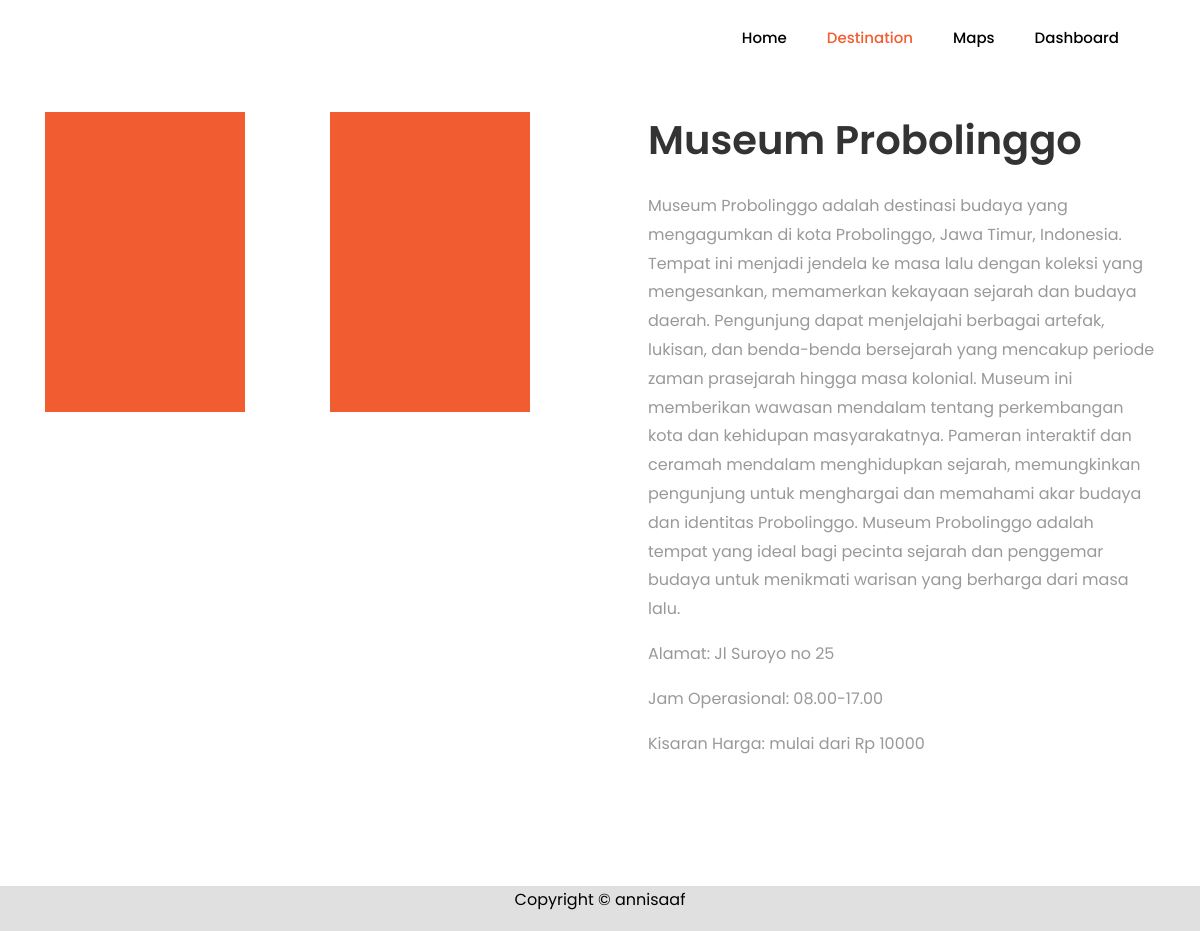
The app's page /tugas_akhir/konten/LK00006.php with its own data.
### tables this page shows
CREATE TABLE `tb_konten` (
  `id_konten` varchar(255) NOT NULL,
  `id` varchar(255) NOT NULL,
  `deskripsi` longtext NOT NULL,
  `gambar_1` varchar(255) NOT NULL,
  `gambar_2` varchar(255) NOT NULL,
  `gambar_3` varchar(255) NOT NULL,
  `gambar_4` varchar(255) NOT NULL
);

CREATE TABLE `tb_lokasi` (
  `id` varchar(11) NOT NULL,
  `nama` varchar(255) NOT NULL,
  `gambar` varchar(255) NOT NULL,
  `kategori` varchar(255) NOT NULL,
  `lokasi` varchar(999) NOT NULL,
  `rate` varchar(100) NOT NULL,
  `kisaran_harga` varchar(100) NOT NULL,
  `jam_buka` varchar(255) NOT NULL,
  `latitude` varchar(255) NOT NULL,
  `longitude` varchar(255) NOT NULL,
  `redirect_link` varchar(255) NOT NULL
);

### tugas_akhir/konten/LK00006.php (the view, shortened to what this page needs)
<!DOCTYPE html>
<html lang="en">
<head>
	<link rel="stylesheet" href="https://stackpath.bootstrapcdn.com/font-awesome/4.7.0/css/font-awesome.min.css">
	<link rel="stylesheet" href="../css/animate.css">
	<link rel="stylesheet" href="../css/owl.carousel.min.css">
	<link rel="stylesheet" href="../css/owl.theme.default.min.css">
	<link rel="stylesheet" href="../css/magnific-popup.css">
	<link rel="stylesheet" href="../css/bootstrap-datepicker.css">
	<link rel="stylesheet" href="../css/jquery.timepicker.css">
	<link rel="stylesheet" href="../css/flaticon.css">
	<link rel="stylesheet" href="../css/style.css">
</head>
<body>
	<nav class="navbar navbar-expand-lg navbar-dark ftco_navbar bg-dark ftco-navbar-light" id="ftco-navbar">
		<div class="container">
			<div class="collapse navbar-collapse" id="ftco-nav">
				<ul class="navbar-nav ml-auto">
					<li class="nav-item"><a href="/tugas_akhir/index.php" class="nav-link" style="color:black;">Home</a></li>
					<li class="nav-item active"><a href="/tugas_akhir/destination.php" class="nav-link">Destination</a></li>
					<li class="nav-item"><a href="/tugas_akhir/mappings.php" class="nav-link" style="color:black;">Maps</a></li>
					<li class="nav-item"><a href="/tugas_akhir/dashboard-t/aplikasi/admin/dashboard.php" class="nav-link" style="color:black;">Dashboard</a></li>
				</ul>
			</div>
		</div>
	</nav>
    <?php
	include "../koneksi.php";
		$query =  mysqli_query($koneksi, 'SELECT * FROM tb_konten b INNER JOIN tb_lokasi j ON b.id = j.id WHERE b.id = "LK00006"');
		while ($d = mysqli_fetch_assoc($query)) {
	?>
		<section class="ftco-section services-section">
			<div class="container">
				<div class="row d-flex">
					<div class="col-md-6 order-md-last heading-section pl-md-5 ftco-animate d-flex align-items-center">
						<div class="w-100">
							<h2 class="mb-4"><?php echo $d['nama']?></h2>
							<p><?php echo $d['deskripsi']?></p>
							<p>Alamat: <?php echo $d['lokasi']?></p2>
                            <p>Jam Operasional: <?php echo $d['jam_buka']?></p2>
                            <p>Kisaran Harga: mulai dari Rp <?php echo $d['kisaran_harga']?></p2>
						</div>
					</div>
					<div class="col-md-6">
						<div class="row">
							<div class="col-md-12 col-lg-6">
								<div class="services services-1" style="background-image: url(../konten/images/<?php echo $d['gambar_1']; ?>); width:200px;height:300px;"></div>
							</div>
							<div class="col-md-12 col-lg-6">
								<div class="services services-1" style="background-image: url(../konten/images/<?php echo $d['gambar_2']; ?>); width:200px;height:300px;"></div>
							</div>
							<?php } ?>
						</div>
					</div>
				</div>
			</div>
		</section>
<footer class="" style="background-color: #E0E0E0;">
	<div class="row">
		<div class="col-md-12 text-center" style="color:black">
			<p>Copyright &copy; annisaaf</a></p>
		</div>
	</div>
</footer>
</body>
</html>

### records on screen
tb_konten: id.nama "Museum Probolinggo", deskripsi "Museum Probolinggo adalah destinasi budaya yang mengagumkan di kota Probolinggo, Jawa Timur, Indonesia. Tempat ini menjadi jendela ke masa lalu dengan koleksi yang mengesankan, memamerkan kekayaan sejarah dan budaya daerah. Pengunjung dapat menjelajahi berbagai artefak, lukisan, dan benda-benda bersejarah yang mencakup periode zaman prasejarah hingga masa kolonial. Museum ini memberikan wawasan mendalam tentang perkembangan kota dan kehidupan masyarakatnya. Pameran interaktif dan ceramah mendalam menghidupkan sejarah, memungkinkan pengunjung untuk menghargai dan memahami akar budaya dan identitas Probolinggo. Museum Probolinggo adalah tempat yang ideal bagi pecinta sejarah dan penggemar…", id.lokasi "Jl Suroyo no 25", id.jam_buka "08.00-17.00", id.kisaran_harga "10000"
